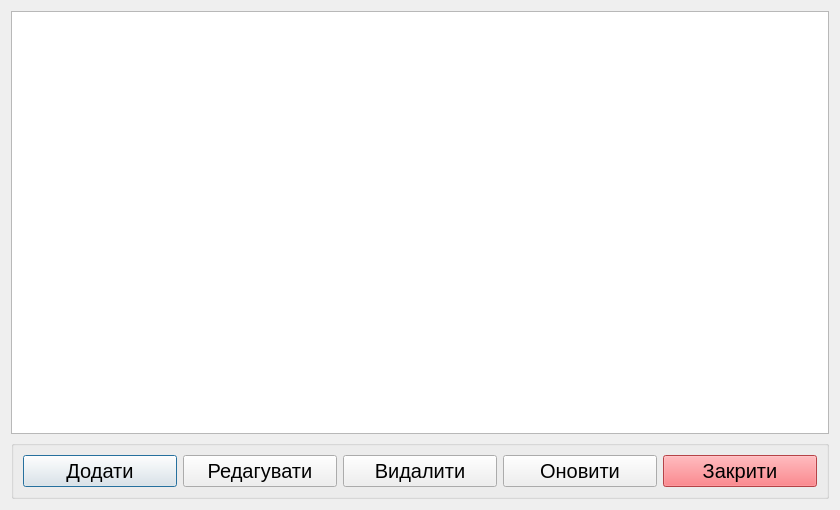
<?xml version="1.0" encoding="UTF-8"?>
<ui version="4.0">
 <class>RoomManagement</class>
 <widget class="QDialog" name="RoomManagement">
  <property name="geometry">
   <rect>
    <x>0</x>
    <y>0</y>
    <width>840</width>
    <height>510</height>
   </rect>
  </property>
  <property name="windowTitle">
   <string>Dialog</string>
  </property>
  <layout class="QGridLayout" name="gridLayout">
   <item row="0" column="0">
    <widget class="QTableView" name="tableView"/>
   </item>
   <item row="1" column="0">
    <widget class="QGroupBox" name="groupBox">
     <property name="title">
      <string/>
     </property>
     <layout class="QHBoxLayout" name="horizontalLayout">
      <item>
       <widget class="QPushButton" name="pbAdd">
        <property name="font">
         <font>
          <pointsize>15</pointsize>
         </font>
        </property>
        <property name="text">
         <string>Додати</string>
        </property>
       </widget>
      </item>
      <item>
       <widget class="QPushButton" name="pbEdit">
        <property name="font">
         <font>
          <pointsize>15</pointsize>
         </font>
        </property>
        <property name="text">
         <string>Редагувати</string>
        </property>
       </widget>
      </item>
      <item>
       <widget class="QPushButton" name="pbDelete">
        <property name="font">
         <font>
          <pointsize>15</pointsize>
         </font>
        </property>
        <property name="text">
         <string>Видалити</string>
        </property>
       </widget>
      </item>
      <item>
       <widget class="QPushButton" name="pbRefresh">
        <property name="font">
         <font>
          <pointsize>15</pointsize>
         </font>
        </property>
        <property name="text">
         <string>Оновити</string>
        </property>
       </widget>
      </item>
      <item>
       <widget class="QPushButton" name="pbClose">
        <property name="font">
         <font>
          <pointsize>15</pointsize>
         </font>
        </property>
        <property name="styleSheet">
         <string notr="true">background-color: #fd5c63</string>
        </property>
        <property name="text">
         <string>Закрити</string>
        </property>
       </widget>
      </item>
     </layout>
    </widget>
   </item>
  </layout>
 </widget>
 <resources/>
 <connections/>
</ui>
